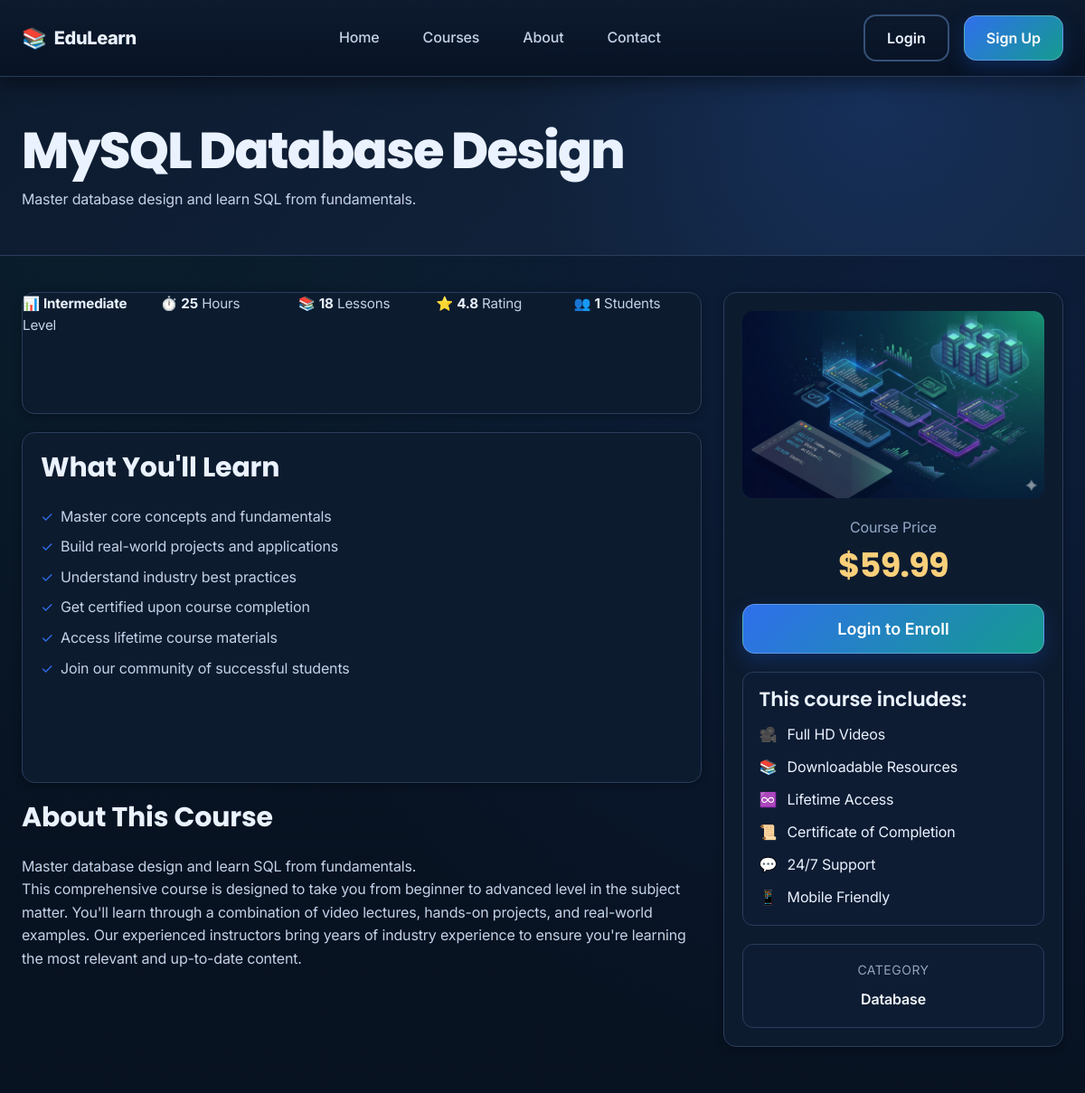
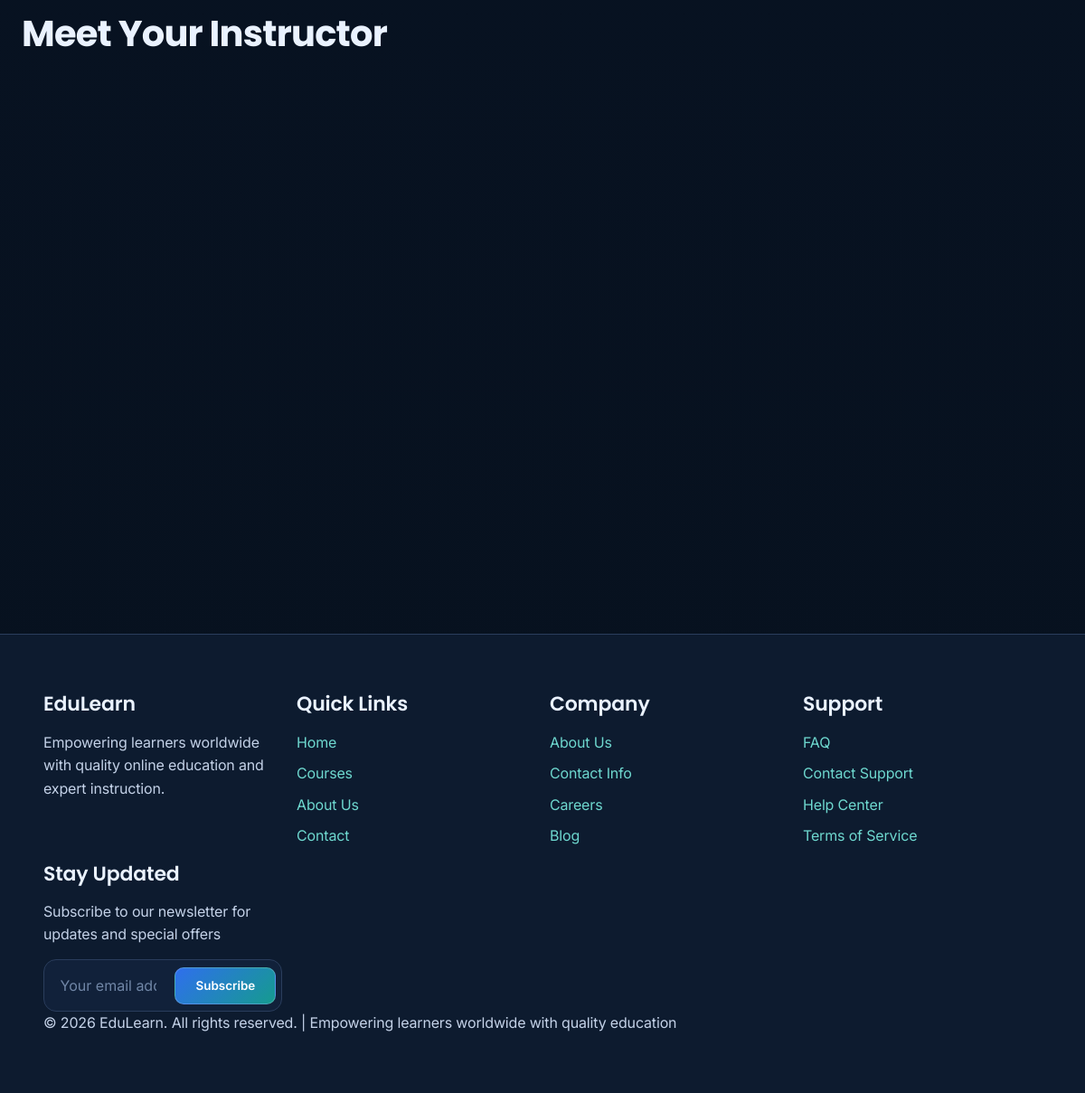
The app's page /pages/course-detail.php?id=4 with its own data (2 pictures, top to bottom).
### tables this page shows
CREATE TABLE IF NOT EXISTS courses (
    id INT AUTO_INCREMENT PRIMARY KEY,
    title VARCHAR(255) NOT NULL,
    description TEXT NOT NULL,
    category VARCHAR(100) NOT NULL,
    instructor_id INT NOT NULL,
    thumbnail VARCHAR(255),
    level ENUM('beginner', 'intermediate', 'advanced') DEFAULT 'beginner',
    price DECIMAL(10, 2) DEFAULT 49.99,
    rating DECIMAL(3, 1) DEFAULT 4.8,
    students_count INT DEFAULT 0,
    duration_hours INT DEFAULT 20,
    lessons_count INT DEFAULT 15,
    status ENUM('published', 'draft', 'archived') DEFAULT 'published',
    created_at TIMESTAMP DEFAULT CURRENT_TIMESTAMP,
    updated_at TIMESTAMP DEFAULT CURRENT_TIMESTAMP ON UPDATE CURRENT_TIMESTAMP,
    FOREIGN KEY (instructor_id) REFERENCES users(id),
    INDEX (category),
    INDEX (instructor_id),
    INDEX (status)
);

### pages/course-detail.php (the view, shortened to what this page needs)
<?php
include '../includes/header.php';
include '../includes/database.php';
function get_course_thumbnail_path_detail($thumbnail, $category) {
    $image_root = dirname(__DIR__) . '/images/';
    $fallback_by_category = array(
        'Web Development' => 'course-web-design.png',
        'Database' => 'course-database.png',
        'JavaScript' => 'course-javascript.png',
        'Programming' => 'course-python.png'
    );
    if (!empty($thumbnail) && file_exists($image_root . $thumbnail)) {
        return '../images/' . $thumbnail;
    }
    $fallback = $fallback_by_category[$category] ?? 'course-web-design.png';
    return '../images/' . $fallback;
}
$course_id = isset($_GET['id']) ? intval($_GET['id']) : 0;
$is_logged_in = isset($_SESSION['logged_in']) && $_SESSION['logged_in'] === true;
$course_query = "
    SELECT c.*, u.fullname as instructor_name, u.email as instructor_email,
           u.bio as instructor_bio, u.profile_picture as instructor_picture,
           i.title as instructor_title, i.expertise, i.experience_years, i.rating as instructor_rating,
           i.courses_created, i.students_taught
    FROM courses c
    LEFT JOIN users u ON c.instructor_id = u.id
    LEFT JOIN instructors i ON u.id = i.user_id
    WHERE c.id = " . $course_id;
$course_result = mysqli_query($connection, $course_query);
$course = mysqli_fetch_assoc($course_result);
$is_enrolled = false;
$learning_outcomes = array(
    "Master core concepts and fundamentals",
    "Build real-world projects and applications",
    "Understand industry best practices",
    "Get certified upon course completion",
    "Access lifetime course materials",
    "Join our community of successful students"
);
?>
<section class="page-header">
    <div class="container">
        <h1><?php echo htmlspecialchars($course['title']); ?></h1>
        <p><?php echo htmlspecialchars($course['description']); ?></p>
    </div>
</section>
<section class="course-detail">
    <div class="container">
        <div class="course-detail-grid">
            <div class="course-detail-content">
                <div class="course-info-bar">
                    <div class="course-info-item">
                        <span>📊</span>
                        <strong><?php echo $course['level'] ? ucfirst($course['level']) : 'Beginner'; ?></strong> Level
                    </div>
                    <div class="course-info-item">
                        <span>⏱️</span>
                        <strong><?php echo $course['duration_hours'] ?? 20; ?></strong> Hours
                    </div>
                    <div class="course-info-item">
                        <span>📚</span>
                        <strong><?php echo $course['lessons_count'] ?? 15; ?></strong> Lessons
                    </div>
                    <div class="course-info-item">
                        <span>⭐</span>
                        <strong><?php echo $course['rating'] ?? 4.8; ?></strong> Rating
                    </div>
                    <div class="course-info-item">
                        <span>👥</span>
                        <strong><?php echo number_format($course['students_count'] ?? 0); ?></strong> Students
                    </div>
                </div>
                <div class="learning-outcomes">
                    <h3>What You'll Learn</h3>
                    <ul class="outcomes-list">
                        <?php foreach ($learning_outcomes as $outcome): ?>
                            <li><?php echo htmlspecialchars($outcome); ?></li>
                        <?php endforeach; ?>
                    </ul>
                </div>
                <div>
                    <h3>About This Course</h3>
                    <p><?php echo nl2br(htmlspecialchars($course['description'])); ?></p>
                    <p>This comprehensive course is designed to take you from beginner to advanced level in the subject matter. You'll learn through a combination of video lectures, hands-on projects, and real-world examples. Our experienced instructors bring years of industry experience to ensure you're learning the most relevant and up-to-date content.</p>
                </div>
            </div>
            <div>
                <div class="course-sidebar">
                    <div class="course-thumbnail">
                        <img class="course-sidebar-thumbnail" src="<?php echo htmlspecialchars(get_course_thumbnail_path_detail($course['thumbnail'] ?? '', $course['category'] ?? '')); ?>" alt="<?php echo htmlspecialchars($course['title']); ?>">
                    </div>
                    <div class="course-price-block">
                        <p class="course-price-label">Course Price</p>
                        <h2 class="course-price-value">$<?php echo number_format($course['price'] ?? 49.99, 2); ?></h2>
                    </div>
                    <div style="margin-bottom: 1.2rem;">
                        <?php if ($is_logged_in): ?>
                            <?php if ($is_enrolled): ?>
                                <button class="btn btn-success btn-large" disabled style="cursor: default; opacity: 0.8;">✓ Already Enrolled</button>
                            <?php else: ?>
                                <form method="POST" action="../includes/action-enroll.php" style="width: 100%;">
                                    <input type="hidden" name="course_id" value="<?php echo $course['id']; ?>">
                                    <button type="submit" class="btn btn-primary btn-large">Enroll Now</button>
                                </form>
                            <?php endif; ?>
                        <?php else: ?>
                            <button class="btn btn-primary btn-large" onclick="window.location.href='login.php'">Login to Enroll</button>
                        <?php endif; ?>
                    </div>
                    <div class="course-features" style="margin-bottom: 1.2rem;">
                        <h4>This course includes:</h4>
                        <ul class="feature-list">
                            <li><span>🎥</span> <span>Full HD Videos</span></li>
                            <li><span>📚</span> <span>Downloadable Resources</span></li>
                            <li><span>♾️</span> <span>Lifetime Access</span></li>
                            <li><span>📜</span> <span>Certificate of Completion</span></li>
                            <li><span>💬</span> <span>24/7 Support</span></li>
                            <li><span>📱</span> <span>Mobile Friendly</span></li>
                        </ul>
                    </div>
                    <div class="course-category-box" style="text-align: center;">
                        <p style="color: #94a3b8; margin-bottom: 0.5rem; font-size: 0.875rem; text-transform: uppercase; letter-spacing: 0.5px;">Category</p>
                        <p style="font-weight: 600; color: #f1f5f9; margin: 0;"><?php echo htmlspecialchars($course['category']); ?></p>
                    </div>
                </div>
            </div>
        </div>
        <div class="mt-3xl">
            <h2 style="margin-bottom: 2rem;">Meet Your Instructor</h2>
        </div>
    </div>
</section>
<?php
include '../includes/footer.php';
?>

### records on screen
courses: title "MySQL Database Design", description "Master database design and learn SQL from fundamentals.", level "Intermediate", duration_hours "25", lessons_count "18", rating "4.8", students_count "1", thumbnail+category (picture), price "59.99", category "Database"

### other values on screen
$outcome "Master core concepts and fundamentals"
$outcome "Build real-world projects and applications"
$outcome "Understand industry best practices"
$outcome "Get certified upon course completion"
$outcome "Access lifetime course materials"
$outcome "Join our community of successful students"
